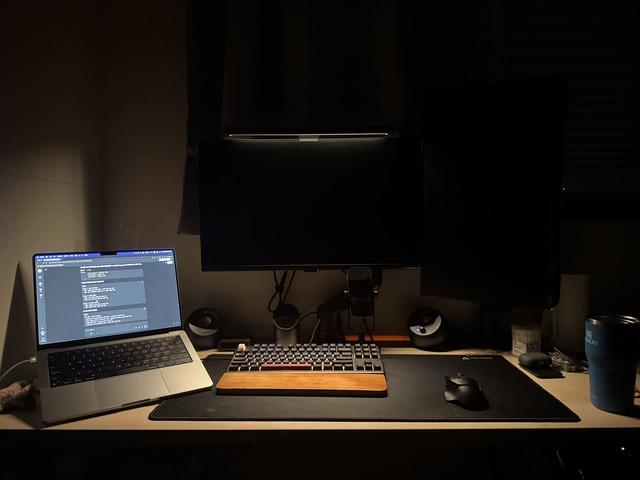
#> input picture images_640x480/he_dark_indoor.jpg, 640 x 480 px
$ python video_otsu_sweep_slow.py --src ../images_640x480/he_dark_indoor.jpg --out out --gif ../images_640x480/he_night_scene_01.jpg --mp4 ../images_640x480/he_night_scene_01.jpg
#> lines starting #> are read from the running program, lines starting #| are printed output that depends on the picture; after the words box and inside, x2 and y2 are one past the last pixel; in counts of white or black regions, pixels touching at a corner belong together
#!/usr/bin/env python3
"""
Slow, didactic animation of Local Otsu sliding window sweep.
Shows progression from original to global Otsu to sliding-window processing.
"""

import argparse
import os
import sys
from pathlib import Path
import numpy as np
import cv2
import matplotlib.pyplot as plt
import matplotlib
matplotlib.use('Agg')  # Non-interactive backend
from scipy import interpolate
from skimage.filters import threshold_otsu
from skimage.measure import label, regionprops
from skimage import morphology
import imageio.v3 as imageio

# Add src to path
sys.path.insert(0, os.path.join(os.path.dirname(__file__), '..', 'src'))

try:
    from otsu import sliding_window_otsu, compute_otsu_threshold
    HAS_SRC_OTSU = True
except ImportError:
    HAS_SRC_OTSU = False

def add_text_overlay(image, text, position=(10, 30), font_scale=0.7):
    """Add ASCII text overlay with shadow for better visibility."""
    if len(image.shape) == 2:
        image_rgb = cv2.cvtColor(image, cv2.COLOR_GRAY2RGB)
    else:
        image_rgb = image.copy()

    font = cv2.FONT_HERSHEY_SIMPLEX
    thickness = 2

    # Add black shadow
    cv2.putText(image_rgb, text, (position[0]+2, position[1]+2),
                font, font_scale, (0, 0, 0), thickness+1)
    # Add white text
    cv2.putText(image_rgb, text, position,
                font, font_scale, (255, 255, 255), thickness)

    return image_rgb

def create_histogram_frame(image, threshold, title):
    """Create frame showing histogram with threshold line."""
    hist, bins = np.histogram(image.flatten(), bins=256, range=[0, 255])

    fig, ax = plt.subplots(figsize=(10, 6))
    ax.bar(bins[:-1], hist, width=1, alpha=0.7, color='blue')
    ax.axvline(x=threshold, color='red', linestyle='--', linewidth=3,
               label=f'Otsu Threshold = {threshold:.1f}')
    ax.set_title(title, fontsize=14, fontweight='bold')
    ax.set_xlabel('Pixel Intensity')
    ax.set_ylabel('Frequency')
    ax.legend()
    ax.grid(True, alpha=0.3)

    # Save to temp file and read back
    temp_path = "/tmp/hist_temp.png"
    plt.savefig(temp_path, dpi=150, bbox_inches='tight', facecolor='white')
    plt.close()

    frame = cv2.imread(temp_path)
    os.remove(temp_path)
    return frame

def create_threshold_heatmap_frame(threshold_map, title, cmap='viridis'):
    """Create frame showing threshold heatmap."""
    fig, ax = plt.subplots(figsize=(10, 8))

    # Handle NaN values
    masked_map = np.ma.masked_invalid(threshold_map)

    im = ax.imshow(masked_map, cmap=cmap, interpolation='nearest')
    ax.set_title(title, fontsize=14, fontweight='bold')
    ax.axis('off')

    # Add colorbar
    cbar = plt.colorbar(im, ax=ax, fraction=0.046, pad=0.04)
    cbar.set_label('Threshold Value', rotation=270, labelpad=20)

    plt.tight_layout()

    # Save to temp file and read back
    temp_path = "/tmp/heatmap_temp.png"
    plt.savefig(temp_path, dpi=150, bbox_inches='tight', facecolor='white')
    plt.close()

    frame = cv2.imread(temp_path)
    os.remove(temp_path)
    return frame

def draw_grid_overlay(image, window_size, stride):
    """Draw grid overlay showing tile boundaries."""
    h, w = image.shape[:2]
    if len(image.shape) == 2:
        overlay = cv2.cvtColor(image, cv2.COLOR_GRAY2RGB)
    else:
        overlay = image.copy()

    # Draw grid
    for y in range(0, h - window_size + 1, stride):
        for x in range(0, w - window_size + 1, stride):
            cv2.rectangle(overlay, (x, y), (x + window_size, y + window_size),
                         (0, 255, 0), 1)

    return overlay

def create_composite_frame(left_image, middle_image, right_image, title, canvas_size=(1280, 720)):
    """Create composite frame with three panels."""
    canvas = np.zeros((canvas_size[1], canvas_size[0], 3), dtype=np.uint8)

    # Calculate panel sizes
    panel_w = canvas_size[0] // 3
    panel_h = canvas_size[1] - 60  # Reserve space for title

    # Resize and place panels
    panels = [left_image, middle_image, right_image]
    for i, panel in enumerate(panels):
        if panel is not None:
            if len(panel.shape) == 2:
                panel = cv2.cvtColor(panel, cv2.COLOR_GRAY2RGB)

            # Resize maintaining aspect ratio
            h, w = panel.shape[:2]
            scale = min(panel_w / w, panel_h / h)
            new_w, new_h = int(w * scale), int(h * scale)
            resized = cv2.resize(panel, (new_w, new_h))

            # Center in panel
            start_x = i * panel_w + (panel_w - new_w) // 2
            start_y = 60 + (panel_h - new_h) // 2
            canvas[start_y:start_y+new_h, start_x:start_x+new_w] = resized

    # Add title
    canvas = add_text_overlay(canvas, title, (10, 40), font_scale=1.0)

    return canvas

def remove_small_components(binary_image, min_area):
    """Remove connected components smaller than min_area."""
    labeled = label(binary_image > 0)
    regions = regionprops(labeled)

    result = np.zeros_like(binary_image)
    for region in regions:
        if region.area >= min_area:
            coords = region.coords
            result[coords[:, 0], coords[:, 1]] = 255

    return result

def process_otsu_sweep(src_path, frames_dir, gif_path, mp4_path,
                      window=75, stride=24, preblur=0.8, morph_open=1, morph_close=2,
                      min_area=20, fps=2.0, sweep_mode="row", cmap="viridis"):
    """Process Otsu sweep animation."""

    # Ensure directories exist
    Path(frames_dir).mkdir(parents=True, exist_ok=True)
    Path(gif_path).parent.mkdir(parents=True, exist_ok=True)
    Path(mp4_path).parent.mkdir(parents=True, exist_ok=True)

    # Read and preprocess image
    image = cv2.imread(src_path, cv2.IMREAD_GRAYSCALE)
    if image is None:
        raise ValueError(f"Could not read image: {src_path}")

    h, w = image.shape

    # Pre-blur
    if preblur > 0:
        blurred = cv2.GaussianBlur(image, (0, 0), preblur)
    else:
        blurred = image.copy()

    # Global Otsu
    global_thresh = threshold_otsu(blurred)
    global_mask = (blurred > global_thresh).astype(np.uint8) * 255

    frames = []
    frame_idx = 0

    # S00: Original
    frame = add_text_overlay(image, "S00: Original Grayscale")
    cv2.imwrite(f"{frames_dir}/frame_{frame_idx:03d}.png", frame)
    frames.append(frame)
    frame_idx += 1

    # S01: Global histogram + threshold
    hist_frame = create_histogram_frame(blurred, global_thresh,
                                       "S01: Global Histogram + Otsu Threshold")
    cv2.imwrite(f"{frames_dir}/frame_{frame_idx:03d}.png", hist_frame)
    frames.append(hist_frame)
    frame_idx += 1

    # S02: Global mask
    frame = add_text_overlay(global_mask, "S02: Global Otsu Binarization")
    cv2.imwrite(f"{frames_dir}/frame_{frame_idx:03d}.png", frame)
    frames.append(frame)
    frame_idx += 1

    # S03: Grid overlay
    grid_overlay = draw_grid_overlay(blurred, window, stride)
    grid_frame = add_text_overlay(grid_overlay, f"S03: Sliding Window Grid ({window}x{window}, stride={stride})")
    cv2.imwrite(f"{frames_dir}/frame_{frame_idx:03d}.png", grid_frame)
    frames.append(grid_frame)
    frame_idx += 1

    # Prepare for sweep
    threshold_map = np.full((h, w), np.nan, dtype=np.float32)
    partial_mask = global_mask.copy()

    # Calculate tile positions
    y_positions = list(range(0, h - window + 1, stride))
    x_positions = list(range(0, w - window + 1, stride))

    # Sweep processing
    if sweep_mode == "row":
        # Process row by row
        for row_idx, y in enumerate(y_positions):
            # Process all tiles in this row
            for x in x_positions:
                # Extract window
                patch = blurred[y:y+window, x:x+window]

                # Calculate threshold
                try:
                    tile_thresh = threshold_otsu(patch)
                except ValueError:
                    tile_thresh = np.mean(patch)

                # Store threshold in map
                center_y = y + window // 2
                center_x = x + window // 2
                if center_y < h and center_x < w:
                    threshold_map[center_y, center_x] = tile_thresh

            # After processing row, create interpolated partial map
            valid_mask = ~np.isnan(threshold_map)
            if np.any(valid_mask):
                # Simple interpolation for processed area
                valid_coords = np.where(valid_mask)
                valid_values = threshold_map[valid_mask]

                # Create partial threshold map (only for processed rows)
                y_max_processed = y + window
                partial_thresh_map = np.full_like(threshold_map, global_thresh)

                if len(valid_coords[0]) > 1:
                    # Use griddata for interpolation in processed area
                    from scipy.interpolate import griddata
                    yi, xi = np.mgrid[0:y_max_processed, 0:w]
                    try:
                        interpolated = griddata(
                            (valid_coords[0], valid_coords[1]), valid_values,
                            (yi, xi), method='linear', fill_value=global_thresh
                        )
                        partial_thresh_map[:y_max_processed, :] = interpolated
                    except:
                        # Fallback to nearest
                        partial_thresh_map[valid_coords] = valid_values

                # Apply partial thresholding
                partial_local = (blurred > partial_thresh_map).astype(np.uint8) * 255

                # Create heatmap for processed area only
                display_map = np.full_like(threshold_map, np.nan)
                display_map[:y_max_processed, :] = partial_thresh_map[:y_max_processed, :]
                heatmap_frame = create_threshold_heatmap_frame(
                    display_map, f"Threshold Map (Row {row_idx+1}/{len(y_positions)})", cmap
                )

                # Highlight current row
                row_highlight = blurred.copy()
                if len(row_highlight.shape) == 2:
                    row_highlight = cv2.cvtColor(row_highlight, cv2.COLOR_GRAY2RGB)

                # Add semi-transparent highlight bar
                overlay = row_highlight.copy()
                cv2.rectangle(overlay, (0, max(0, y-5)), (w, min(h, y+window+5)),
                             (0, 255, 255), -1)
                row_highlight = cv2.addWeighted(row_highlight, 0.7, overlay, 0.3, 0)

                # Create composite frame
                composite = create_composite_frame(
                    row_highlight, heatmap_frame, partial_local,
                    f"S04+: Local Otsu Sweep - Row {row_idx+1}/{len(y_positions)}"
                )

                cv2.imwrite(f"{frames_dir}/frame_{frame_idx:03d}.png", composite)
                frames.append(composite)
                frame_idx += 1

    # Final interpolation for complete threshold map
    valid_mask = ~np.isnan(threshold_map)
    if np.any(valid_mask):
        from scipy.interpolate import griddata
        valid_coords = np.where(valid_mask)
        valid_values = threshold_map[valid_mask]
        yi, xi = np.mgrid[0:h, 0:w]

        try:
            final_thresh_map = griddata(
                (valid_coords[0], valid_coords[1]), valid_values,
                (yi, xi), method='linear', fill_value=global_thresh
            )
        except:
            final_thresh_map = np.full((h, w), global_thresh)
            final_thresh_map[valid_coords] = valid_values
    else:
        final_thresh_map = np.full((h, w), global_thresh)

    # S90: Full threshold map
    heatmap_final = create_threshold_heatmap_frame(final_thresh_map, "S90: Final Threshold Map", cmap)
    cv2.imwrite(f"{frames_dir}/frame_{frame_idx:03d}.png", heatmap_final)
    frames.append(heatmap_final)
    frame_idx += 1

    # S91: Local raw mask
    local_raw = (blurred > final_thresh_map).astype(np.uint8) * 255
    frame = add_text_overlay(local_raw, "S91: Local Binarization (Raw)")
    cv2.imwrite(f"{frames_dir}/frame_{frame_idx:03d}.png", frame)
    frames.append(frame)
    frame_idx += 1

    # S92: Morphology
    kernel = cv2.getStructuringElement(cv2.MORPH_ELLIPSE, (3, 3))
    morph_result = cv2.morphologyEx(local_raw, cv2.MORPH_OPEN, kernel, iterations=morph_open)
    morph_result = cv2.morphologyEx(morph_result, cv2.MORPH_CLOSE, kernel, iterations=morph_close)
    frame = add_text_overlay(morph_result, f"S92: Morphology (Open:{morph_open}, Close:{morph_close})")
    cv2.imwrite(f"{frames_dir}/frame_{frame_idx:03d}.png", frame)
    frames.append(frame)
    frame_idx += 1

    # S93: Remove small components
    cleaned = remove_small_components(morph_result, min_area)
    frame = add_text_overlay(cleaned, f"S93: Remove Small Components (<{min_area}px)")
    cv2.imwrite(f"{frames_dir}/frame_{frame_idx:03d}.png", frame)
    frames.append(frame)
    frame_idx += 1

    # S94: Final improved
    frame = add_text_overlay(cleaned, "S94: Final Improved Otsu Result")
    cv2.imwrite(f"{frames_dir}/frame_{frame_idx:03d}.png", frame)
    frames.append(frame)
    frame_idx += 1

    # S95: XOR vs global
    xor_diff = cv2.bitwise_xor(cleaned, global_mask)
    frame = add_text_overlay(xor_diff, "S95: XOR vs Global (Difference)")
    cv2.imwrite(f"{frames_dir}/frame_{frame_idx:03d}.png", frame)
    frames.append(frame)
    frame_idx += 1

    # Create GIF and MP4
    rgb_frames = []
    for frame in frames:
        if len(frame.shape) == 3:
            rgb_frame = cv2.cvtColor(frame, cv2.COLOR_BGR2RGB)
        else:
            rgb_frame = cv2.cvtColor(frame, cv2.COLOR_GRAY2RGB)
        rgb_frames.append(rgb_frame)

    # Ensure consistent frame sizes
    if rgb_frames:
        max_h = max(f.shape[0] for f in rgb_frames)
        max_w = max(f.shape[1] for f in rgb_frames)

        consistent_frames = []
        for frame in rgb_frames:
            if frame.shape[0] != max_h or frame.shape[1] != max_w:
                frame = cv2.resize(frame, (max_w, max_h))
            consistent_frames.append(frame)

        # Create GIF
        try:
            imageio.imwrite(gif_path, consistent_frames, loop=0, duration=1.0/fps)
        except Exception as e:
            print(f"Warning: GIF creation failed: {e}")

        # Create MP4
        try:
            imageio.imwrite(mp4_path, consistent_frames, fps=fps)
        except Exception as e:
            print(f"Warning: MP4 creation failed: {e}")

    return frame_idx

def main():
    parser = argparse.ArgumentParser(description='Generate slow Local Otsu sweep animation')
    parser.add_argument('--src', required=True, help='Source image path')
    parser.add_argument('--out', required=True, help='Output directory for frames')
    parser.add_argument('--gif', required=True, help='Output GIF path')
    parser.add_argument('--mp4', required=True, help='Output MP4 path')
    parser.add_argument('--window', type=int, default=75, help='Window size')
    parser.add_argument('--stride', type=int, default=24, help='Stride')
    parser.add_argument('--preblur', type=float, default=0.8, help='Pre-blur sigma')
    parser.add_argument('--open', type=int, default=1, help='Opening iterations')
    parser.add_argument('--close', type=int, default=2, help='Closing iterations')
    parser.add_argument('--min-area', type=int, default=20, help='Minimum component area')
    parser.add_argument('--fps', type=float, default=2.0, help='Animation FPS')
    parser.add_argument('--sweep-mode', choices=['row', 'tile'], default='row',
                       help='Sweep mode: row or tile')
    parser.add_argument('--force', action='store_true', help='Force overwrite')

    args = parser.parse_args()

    frame_count = process_otsu_sweep(
        args.src, args.out, args.gif, args.mp4,
        window=args.window, stride=args.stride, preblur=args.preblur,
        morph_open=args.open, morph_close=args.close, min_area=args.min_area,
        fps=args.fps, sweep_mode=args.sweep_mode
    )
#> in process_otsu_sweep, `global_thresh = threshold_otsu(blurred)`: global_thresh = 63
#> in process_otsu_sweep, `global_mask = (blurred > global_thresh).astype(np.uint8) * 255`:
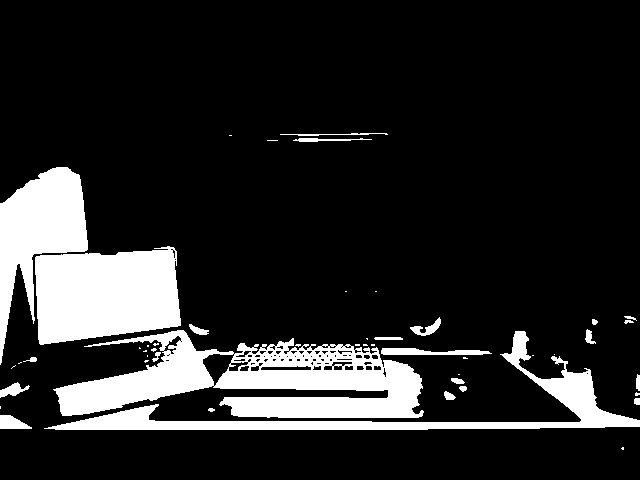
#> global_mask: shape (480, 640); 15.4% white; 49 white regions (25 under 20 px), largest, box (x1, y1, x2, y2) and area: (53, 330, 424, 418) 16888, (35, 246, 181, 345) 11767, (44, 331, 640, 430) 8083
#> in add_text_overlay, `cv2.putText(image_rgb, text, position, font, font_scale, (255, 255, 25..`:
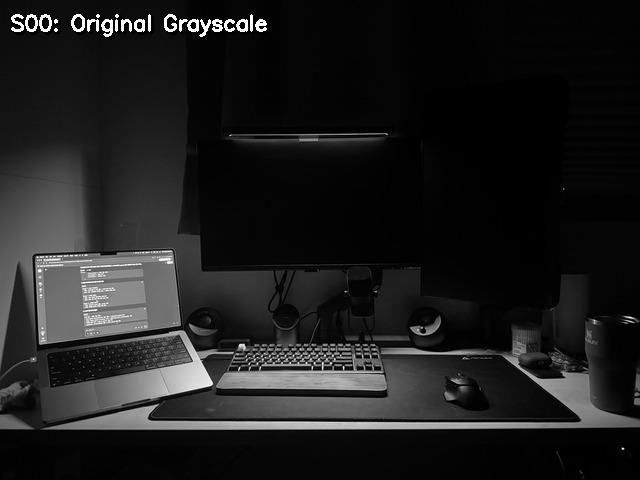
#> image_rgb: shape (480, 640, 3); min 0, max 255, mean 29.7
#> in create_histogram_frame, `hist, bins = np.histogram(image.flatten(), bins=256, range=[0, 255])`: hist = 256 values, max 28332 at index 3, min 0 at index 234, mean 1200; bins = 257 values from 0 to 255
#> after the loop in draw_grid_overlay, `for y in range(0, h - window_size + 1, stride):`:
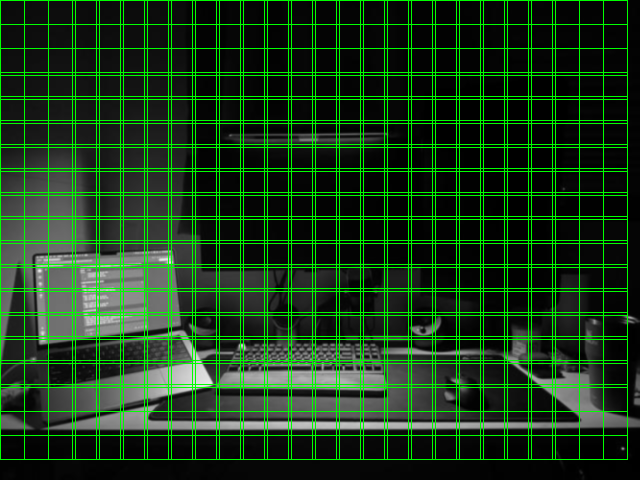
#> overlay: shape (480, 640, 3); mean B, G, R 24.3, 59, 24.3
#> the loop in process_otsu_sweep, `for x in x_positions:` made 24 passes
#> tile_thresh on passes 1 to 8: 14, 14, 14, 13, 13, 9, 8, 8
#> pass 1, in process_otsu_sweep, `patch = blurred[y:y+window, x:x+window]`:
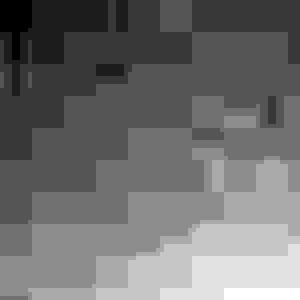
#> patch: shape (75, 75) (shown 4 times larger); min 10, max 19, mean 13.92; drawn with min black and max white
#> after the loop in process_otsu_sweep, `for x in x_positions:`:
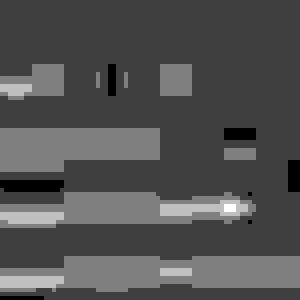
#> patch: shape (75, 75) (shown 4 times larger); min 2, max 6, mean 3.29; drawn with min black and max white
#> in process_otsu_sweep, `valid_coords = np.where(valid_mask)`: valid_coords = 24 positions, rows 37 to 37, columns 37 to 589
#> in process_otsu_sweep, `valid_values = threshold_map[valid_mask]`: valid_values = 24 values, max 14 at index 0, min 2 at index 17, mean 6.04
#> the loop in create_composite_frame, `for i, panel in enumerate(panels):` made 3 passes
#> (h, w, scale, new_w, new_h, start_x, start_y) on passes 1, 3: (480, 640, 0.666, 426, 319, 0, 230), (480, 640, 0.666, 426, 319, 852, 230)
#> after the loop in create_composite_frame, `for i, panel in enumerate(panels):`:
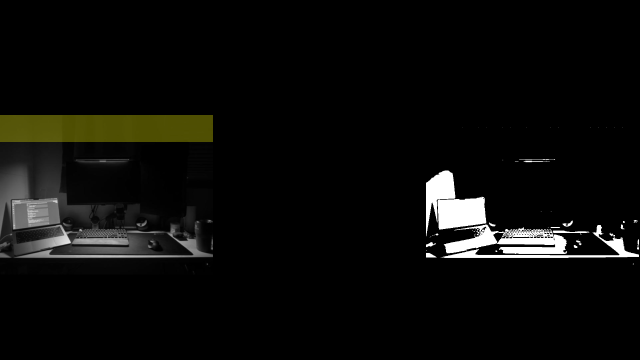
#> canvas: shape (720, 1280, 3) (shown at 1/2 size); mean B, G, R 9.9, 11.8, 11.8
#> after the loop in create_composite_frame, `for i, panel in enumerate(panels):`: h = 480; new_h = 319; new_w = 426; scale = 0.666; start_x = 852; start_y = 230; w = 640
#> call 4 of add_text_overlay, with text = 'S04+: Local Otsu Sweep - Row 1/17', position = (10, 40), font_scale = 1
#> in add_text_overlay (call 4), `cv2.putText(image_rgb, text, position, font, font_scale, (255, 255, 25..`:
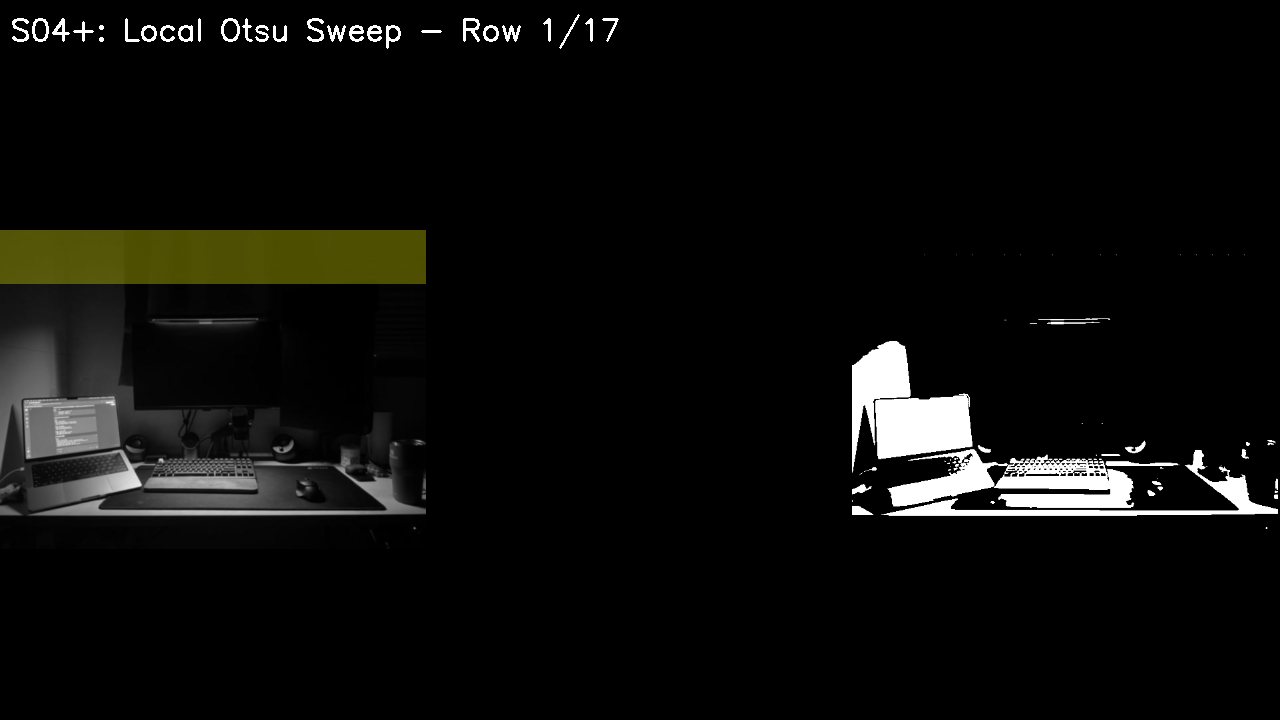
#> image_rgb: shape (720, 1280, 3); 0.37% of pixels changed, all inside (x1, y1, x2, y2) = (12, 14, 619, 49)
#> in process_otsu_sweep, `valid_coords = np.where(valid_mask)`: valid_coords = 408 positions, rows 37 to 421, columns 37 to 589
#> in process_otsu_sweep, `valid_values = threshold_map[valid_mask]`: valid_values = 408 values, max 134 at index 266, min 0 at index 115, mean 38.53
#> in process_otsu_sweep, `kernel = cv2.getStructuringElement(cv2.MORPH_ELLIPSE, (3, 3))`: kernel = [[0, 1, 0], [1, 1, 1], [0, 1, 0]]
#> in remove_small_components, `regions = regionprops(labeled)`: regions = 49 regions; largest, box (x1, y1, x2, y2) and area: (0, 153, 181, 364) 18986, (41, 329, 640, 430) 15787, (109, 37, 190, 216) 10073, (434, 37, 590, 206) 9638, (217, 343, 429, 391) 5104
#> the loop in remove_small_components, `for region in regions:` made 49 passes
#> the loop in process_otsu_sweep, `for frame in frames:` made 2 passes
#> after the loop in process_otsu_sweep, `for frame in frames:`: rgb_frames = 1 item

if __name__ == "__main__":
#> (the run stopped early here; a loop or call above may not have finished)
